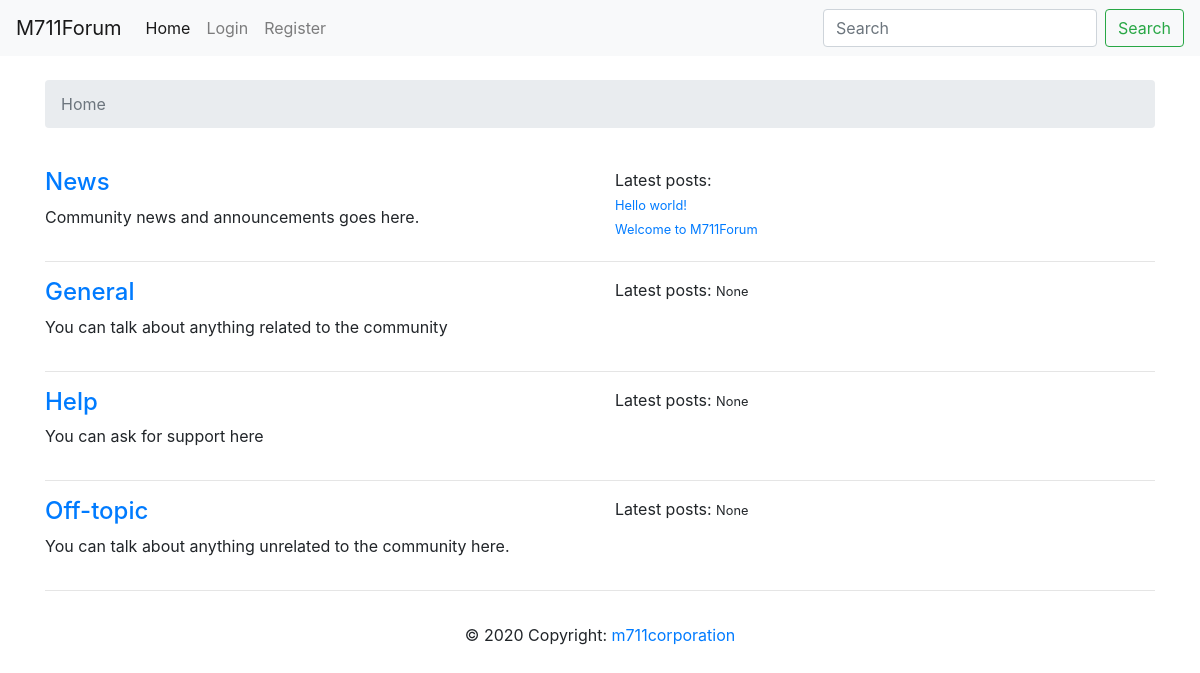
Before: / with the older database file.
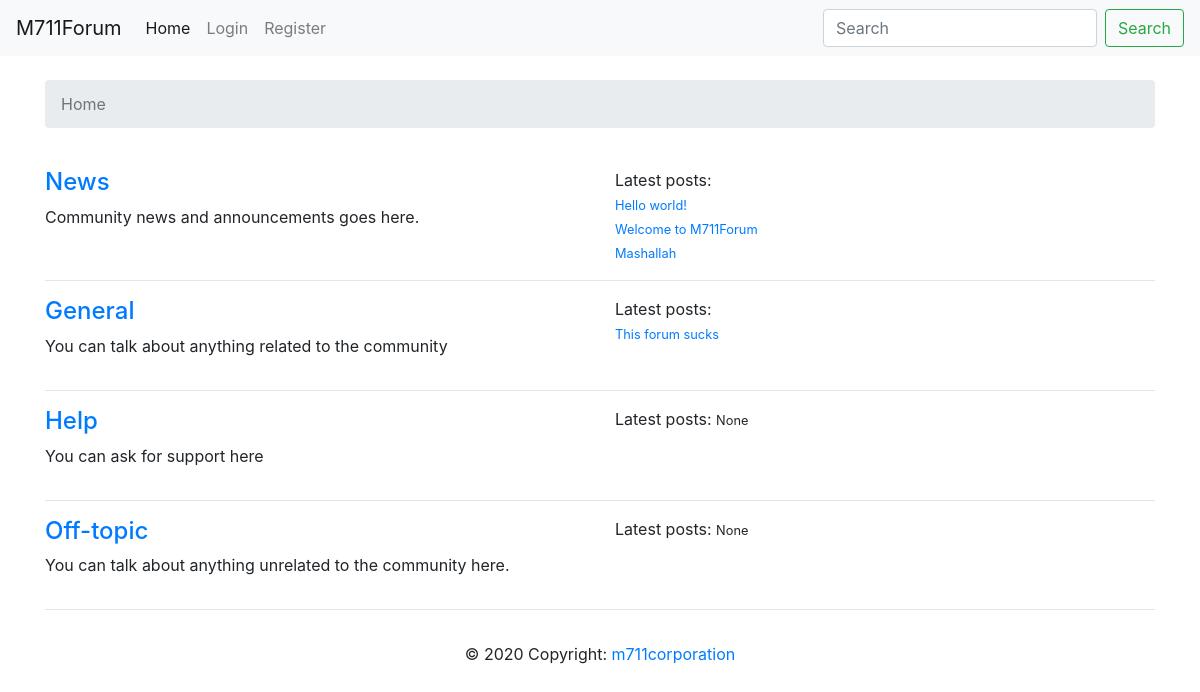
After: the same page with the newer database file.
### board/models.py (models this page shows, shortened)
class board(models.Model):
	title = models.CharField(max_length=120)
	description = models.TextField()
	slug = models.SlugField()

class post(models.Model):
	title = models.CharField(max_length=236)
	content = models.TextField()
	post_board = models.ForeignKey(board, on_delete=models.CASCADE)
	author = models.ForeignKey(User, on_delete=models.CASCADE)
	release_date = models.DateTimeField(auto_now_add=True)
	views = models.IntegerField(default=0)
	last_activity = models.DateTimeField(auto_now_add=True)

### board/views.py (the view)
# urls.py: path('', views.home, name='forum-home'),
def home(request):
	context = { 'boards': board.objects.all(), 'title': 'Home page' }
	[setattr(b, 'latest_posts', post.objects.all().filter(post_board=b).order_by('last_activity')[:3]) for b in context['boards']]
	return render(request, "board/home.html", context)

### board/templates/board/home.html
{% extends "board/base.html" %}
{% block content %}
<div class="container">
<br><nav aria-label="breadcrumb">
  <ol class="breadcrumb">
    <li class="breadcrumb-item active" aria-current="page">Home</li>
  </ol>
</nav><br>
{% for board in boards %}
<div class='row'>
	<div class='col-sm'>
		<h4><a href="{% url 'forumdisplay' board.slug %}">{{board.title}}</a></h4>
		<p>{{board.description}}</p>
	</div>
	<div class='col-sm'>
		Latest posts:
		{% if board.latest_posts %}
			{% for post in board.latest_posts %}
				<br><small><a href='{% url "postdisplay" board.slug post.pk %}'>{{post.title}}</a></small>
			{% endfor %}
		{% else %}
			<small>None</small>
		{% endif %}
	</div>
</div>
<hr>
{% endfor %}
</div>
{% endblock content %}

Changed rows visible on the page:
added post: title "Mashallah", shown under board "News"
shown differently, row unchanged: board "General": no longer shows "None"
added post: title "This forum sucks", shown under board "General"
